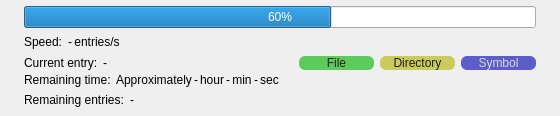
     <widget class="QWidget" name="mainPage">
      <property name="focusPolicy">
       <enum>Qt::ClickFocus</enum>
      </property>
      <layout class="QVBoxLayout" name="verticalLayout_9">
       <property name="spacing">
        <number>0</number>
       </property>
       <property name="leftMargin">
        <number>24</number>
       </property>
       <property name="topMargin">
        <number>6</number>
       </property>
       <property name="rightMargin">
        <number>24</number>
       </property>
       <property name="bottomMargin">
        <number>6</number>
       </property>
       <item>
        <widget class="QWidget" name="progressWgt" native="true">
         <property name="focusPolicy">
          <enum>Qt::ClickFocus</enum>
         </property>
         <layout class="QVBoxLayout" name="verticalLayout">
          <property name="spacing">
           <number>2</number>
          </property>
          <property name="leftMargin">
           <number>0</number>
          </property>
          <property name="topMargin">
           <number>0</number>
          </property>
          <property name="rightMargin">
           <number>0</number>
          </property>
          <property name="bottomMargin">
           <number>0</number>
          </property>
          <item>
           <widget class="QWidget" name="widget_3" native="true">
            <property name="focusPolicy">
             <enum>Qt::ClickFocus</enum>
            </property>
            <layout class="QHBoxLayout" name="horizontalLayout_6">
             <property name="leftMargin">
              <number>0</number>
             </property>
             <property name="topMargin">
              <number>0</number>
             </property>
             <property name="rightMargin">
              <number>0</number>
             </property>
             <property name="bottomMargin">
              <number>0</number>
             </property>
             <item>
              <widget class="QProgressBar" name="progressBar">
               <property name="sizePolicy">
                <sizepolicy hsizetype="Expanding" vsizetype="Preferred">
                 <horstretch>0</horstretch>
                 <verstretch>0</verstretch>
                </sizepolicy>
               </property>
               <property name="focusPolicy">
                <enum>Qt::ClickFocus</enum>
               </property>
               <property name="value">
                <number>60</number>
               </property>
               <property name="alignment">
                <set>Qt::AlignCenter</set>
               </property>
               <property name="format">
                <string>%p%</string>
               </property>
              </widget>
             </item>
            </layout>
           </widget>
          </item>
          <item>
           <widget class="QWidget" name="widget_2" native="true">
            <property name="sizePolicy">
             <sizepolicy hsizetype="Preferred" vsizetype="Fixed">
              <horstretch>0</horstretch>
              <verstretch>0</verstretch>
             </sizepolicy>
            </property>
            <property name="focusPolicy">
             <enum>Qt::ClickFocus</enum>
            </property>
            <layout class="QHBoxLayout" name="horizontalLayout_3">
             <property name="leftMargin">
              <number>0</number>
             </property>
             <property name="topMargin">
              <number>0</number>
             </property>
             <property name="rightMargin">
              <number>0</number>
             </property>
             <property name="bottomMargin">
              <number>0</number>
             </property>
             <item>
              <widget class="QWidget" name="widget_10" native="true">
               <property name="focusPolicy">
                <enum>Qt::ClickFocus</enum>
               </property>
               <layout class="QHBoxLayout" name="horizontalLayout_4">
                <property name="spacing">
                 <number>2</number>
                </property>
                <property name="leftMargin">
                 <number>0</number>
                </property>
                <property name="topMargin">
                 <number>0</number>
                </property>
                <property name="rightMargin">
                 <number>0</number>
                </property>
                <property name="bottomMargin">
                 <number>0</number>
                </property>
                <item>
                 <widget class="QLabel" name="speedText">
                  <property name="focusPolicy">
                   <enum>Qt::ClickFocus</enum>
                  </property>
                  <property name="text">
                   <string>Speed: </string>
                  </property>
                  <property name="textInteractionFlags">
                   <set>Qt::NoTextInteraction</set>
                  </property>
                 </widget>
                </item>
                <item>
                 <widget class="QLabel" name="speedValue">
                  <property name="focusPolicy">
                   <enum>Qt::ClickFocus</enum>
                  </property>
                  <property name="text">
                   <string>-</string>
                  </property>
                  <property name="textInteractionFlags">
                   <set>Qt::NoTextInteraction</set>
                  </property>
                 </widget>
                </item>
                <item>
                 <widget class="QLabel" name="speedUnitText">
                  <property name="focusPolicy">
                   <enum>Qt::ClickFocus</enum>
                  </property>
                  <property name="text">
                   <string>entries/s</string>
                  </property>
                  <property name="alignment">
                   <set>Qt::AlignCenter</set>
                  </property>
                  <property name="textInteractionFlags">
                   <set>Qt::NoTextInteraction</set>
                  </property>
                 </widget>
                </item>
               </layout>
              </widget>
             </item>
             <item>
              <spacer name="horizontalSpacer_2">
               <property name="orientation">
                <enum>Qt::Horizontal</enum>
               </property>
               <property name="sizeHint" stdset="0">
                <size>
                 <width>356</width>
                 <height>20</height>
                </size>
               </property>
              </spacer>
             </item>
             <item>
              <widget class="QWidget" name="widget_9" native="true">
               <property name="focusPolicy">
                <enum>Qt::ClickFocus</enum>
               </property>
               <layout class="QHBoxLayout" name="horizontalLayout_5">
                <property name="leftMargin">
                 <number>0</number>
                </property>
                <property name="topMargin">
                 <number>0</number>
                </property>
                <property name="rightMargin">
                 <number>0</number>
                </property>
                <property name="bottomMargin">
                 <number>0</number>
                </property>
                <item>
                 <widget class="QPushButton" name="pauseResumeBtn">
                  <property name="minimumSize">
                   <size>
                    <width>24</width>
                    <height>24</height>
                   </size>
                  </property>
                  <property name="maximumSize">
                   <size>
                    <width>24</width>
                    <height>24</height>
                   </size>
                  </property>
                  <property name="focusPolicy">
                   <enum>Qt::ClickFocus</enum>
                  </property>
                  <property name="styleSheet">
                   <string notr="true">QPushButton
{
	background: palette(button);
	border: 2px solid transparent;
	border-radius: 2px;
}

QPushButton:default
{
	background: rgb(150,188,218);
	color: rgb(0, 0, 0);
	border-radius: 3px;
}

QPushButton:hover
{
	border: 2px solid rgb(120,170,210);
	border-radius: 3px;
}

QPushButton:pressed
{
	border: 2px solid transparent;
	background: rgb(187,209,227);
	border-radius: 3px;
}</string>
                  </property>
                  <property name="icon">
                   <iconset resource="../../resources/app.qrc">
                    <normaloff>:/icons/pause.ico</normaloff>:/icons/pause.ico</iconset>
                  </property>
                  <property name="flat">
                   <bool>true</bool>
                  </property>
                 </widget>
                </item>
                <item>
                 <widget class="QPushButton" name="cancelBtn">
                  <property name="minimumSize">
                   <size>
                    <width>24</width>
                    <height>24</height>
                   </size>
                  </property>
                  <property name="maximumSize">
                   <size>
                    <width>24</width>
                    <height>24</height>
                   </size>
                  </property>
                  <property name="focusPolicy">
                   <enum>Qt::ClickFocus</enum>
                  </property>
                  <property name="styleSheet">
                   <string notr="true">QPushButton
{
	background: palette(button);
	border: 2px solid transparent;
	border-radius: 2px;
}

QPushButton:default
{
	background: rgb(150,188,218);
	color: rgb(0, 0, 0);
	border-radius: 3px;
}

QPushButton:hover
{
	border: 2px solid rgb(120,170,210);
	border-radius: 3px;
}

QPushButton:pressed
{
	border: 2px solid transparent;
	background: rgb(187,209,227);
	border-radius: 3px;
}</string>
                  </property>
                  <property name="icon">
                   <iconset resource="../../resources/app.qrc">
                    <normaloff>:/icons/cancel.ico</normaloff>:/icons/cancel.ico</iconset>
                  </property>
                  <property name="flat">
                   <bool>true</bool>
                  </property>
                 </widget>
                </item>
               </layout>
              </widget>
             </item>
            </layout>
           </widget>
          </item>
          <item>
           <widget class="QWidget" name="widget_4" native="true">
            <property name="focusPolicy">
             <enum>Qt::ClickFocus</enum>
            </property>
            <layout class="QVBoxLayout" name="verticalLayout_3">
             <property name="spacing">
              <number>0</number>
             </property>
             <property name="leftMargin">
              <number>0</number>
             </property>
             <property name="topMargin">
              <number>0</number>
             </property>
             <property name="rightMargin">
              <number>0</number>
             </property>
             <property name="bottomMargin">
              <number>0</number>
             </property>
             <item>
              <widget class="QWidget" name="widget_5" native="true">
               <property name="focusPolicy">
                <enum>Qt::ClickFocus</enum>
               </property>
               <layout class="QHBoxLayout" name="horizontalLayout_7">
                <property name="leftMargin">
                 <number>0</number>
                </property>
                <property name="topMargin">
                 <number>0</number>
                </property>
                <property name="rightMargin">
                 <number>0</number>
                </property>
                <property name="bottomMargin">
                 <number>0</number>
                </property>
                <item>
                 <widget class="QWidget" name="widget_13" native="true">
                  <property name="focusPolicy">
                   <enum>Qt::ClickFocus</enum>
                  </property>
                  <layout class="QHBoxLayout" name="horizontalLayout_11">
                   <property name="spacing">
                    <number>2</number>
                   </property>
                   <property name="leftMargin">
                    <number>0</number>
                   </property>
                   <property name="topMargin">
                    <number>0</number>
                   </property>
                   <property name="rightMargin">
                    <number>0</number>
                   </property>
                   <property name="bottomMargin">
                    <number>0</number>
                   </property>
                   <item>
                    <widget class="QLabel" name="currentEntryText">
                     <property name="sizePolicy">
                      <sizepolicy hsizetype="Fixed" vsizetype="Preferred">
                       <horstretch>0</horstretch>
                       <verstretch>0</verstretch>
                      </sizepolicy>
                     </property>
                     <property name="focusPolicy">
                      <enum>Qt::ClickFocus</enum>
                     </property>
                     <property name="text">
                      <string>Current entry: </string>
                     </property>
                     <property name="textInteractionFlags">
                      <set>Qt::NoTextInteraction</set>
                     </property>
                    </widget>
                   </item>
                   <item>
                    <widget class="QLabel" name="currentEntryValue">
                     <property name="sizePolicy">
                      <sizepolicy hsizetype="Expanding" vsizetype="Preferred">
                       <horstretch>0</horstretch>
                       <verstretch>0</verstretch>
                      </sizepolicy>
                     </property>
                     <property name="font">
                      <font>
                       <stylestrategy>PreferAntialias</stylestrategy>
                      </font>
                     </property>
                     <property name="focusPolicy">
                      <enum>Qt::ClickFocus</enum>
                     </property>
                     <property name="text">
                      <string>-</string>
                     </property>
                     <property name="textInteractionFlags">
                      <set>Qt::NoTextInteraction</set>
                     </property>
                    </widget>
                   </item>
                  </layout>
                 </widget>
                </item>
                <item>
                 <widget class="QWidget" name="widget_12" native="true">
                  <property name="focusPolicy">
                   <enum>Qt::ClickFocus</enum>
                  </property>
                  <layout class="QHBoxLayout" name="horizontalLayout_10">
                   <property name="leftMargin">
                    <number>0</number>
                   </property>
                   <property name="topMargin">
                    <number>0</number>
                   </property>
                   <property name="rightMargin">
                    <number>0</number>
                   </property>
                   <property name="bottomMargin">
                    <number>0</number>
                   </property>
                   <item>
                    <widget class="QLabel" name="fileText">
                     <property name="minimumSize">
                      <size>
                       <width>75</width>
                       <height>0</height>
                      </size>
                     </property>
                     <property name="maximumSize">
                      <size>
                       <width>75</width>
                       <height>16777215</height>
                      </size>
                     </property>
                     <property name="font">
                      <font>
                       <stylestrategy>PreferAntialias</stylestrategy>
                      </font>
                     </property>
                     <property name="focusPolicy">
                      <enum>Qt::ClickFocus</enum>
                     </property>
                     <property name="styleSheet">
                      <string notr="true">background-color: rgba(0, 178, 0, 156);
color: rgb(36, 36, 36);
border-radius: 6px;</string>
                     </property>
                     <property name="text">
                      <string>File</string>
                     </property>
                     <property name="alignment">
                      <set>Qt::AlignCenter</set>
                     </property>
                     <property name="textInteractionFlags">
                      <set>Qt::NoTextInteraction</set>
                     </property>
                    </widget>
                   </item>
                   <item>
                    <widget class="QLabel" name="directoryText">
                     <property name="minimumSize">
                      <size>
                       <width>75</width>
                       <height>0</height>
                      </size>
                     </property>
                     <property name="maximumSize">
                      <size>
                       <width>75</width>
                       <height>16777215</height>
                      </size>
                     </property>
                     <property name="font">
                      <font>
                       <stylestrategy>PreferAntialias</stylestrategy>
                      </font>
                     </property>
                     <property name="focusPolicy">
                      <enum>Qt::ClickFocus</enum>
                     </property>
                     <property name="styleSheet">
                      <string notr="true">background-color: rgba(178, 178, 0, 156);
color: rgb(32, 32, 32);
border-radius: 6px;</string>
                     </property>
                     <property name="text">
                      <string>Directory</string>
                     </property>
                     <property name="alignment">
                      <set>Qt::AlignCenter</set>
                     </property>
                     <property name="textInteractionFlags">
                      <set>Qt::NoTextInteraction</set>
                     </property>
                    </widget>
                   </item>
                   <item>
                    <widget class="QLabel" name="symbolText">
                     <property name="minimumSize">
                      <size>
                       <width>75</width>
                       <height>0</height>
                      </size>
                     </property>
                     <property name="maximumSize">
                      <size>
                       <width>75</width>
                       <height>16777215</height>
                      </size>
                     </property>
                     <property name="font">
                      <font>
                       <stylestrategy>PreferAntialias</stylestrategy>
                      </font>
                     </property>
                     <property name="focusPolicy">
                      <enum>Qt::ClickFocus</enum>
                     </property>
                     <property name="styleSheet">
                      <string notr="true">background-color: rgba(0, 0, 178, 156);
color: rgb(216, 216, 216);
border-radius: 6px;</string>
                     </property>
                     <property name="text">
                      <string>Symbol</string>
                     </property>
                     <property name="alignment">
                      <set>Qt::AlignCenter</set>
                     </property>
                     <property name="textInteractionFlags">
                      <set>Qt::NoTextInteraction</set>
                     </property>
                    </widget>
                   </item>
                  </layout>
                 </widget>
                </item>
               </layout>
              </widget>
             </item>
             <item>
              <widget class="QWidget" name="widget_6" native="true">
               <property name="focusPolicy">
                <enum>Qt::ClickFocus</enum>
               </property>
               <layout class="QHBoxLayout" name="horizontalLayout_8">
                <property name="spacing">
                 <number>2</number>
                </property>
                <property name="leftMargin">
                 <number>0</number>
                </property>
                <property name="topMargin">
                 <number>0</number>
                </property>
                <property name="rightMargin">
                 <number>0</number>
                </property>
                <property name="bottomMargin">
                 <number>0</number>
                </property>
                <item>
                 <widget class="QWidget" name="widget_14" native="true">
                  <property name="focusPolicy">
                   <enum>Qt::ClickFocus</enum>
                  </property>
                  <layout class="QHBoxLayout" name="horizontalLayout_13">
                   <property name="spacing">
                    <number>2</number>
                   </property>
                   <property name="leftMargin">
                    <number>0</number>
                   </property>
                   <property name="topMargin">
                    <number>0</number>
                   </property>
                   <property name="rightMargin">
                    <number>0</number>
                   </property>
                   <property name="bottomMargin">
                    <number>0</number>
                   </property>
                   <item>
                    <widget class="QLabel" name="remainingTimeText">
                     <property name="focusPolicy">
                      <enum>Qt::ClickFocus</enum>
                     </property>
                     <property name="text">
                      <string>Remaining time: </string>
                     </property>
                     <property name="textInteractionFlags">
                      <set>Qt::NoTextInteraction</set>
                     </property>
                    </widget>
                   </item>
                   <item>
                    <widget class="QLabel" name="approximatelyText">
                     <property name="focusPolicy">
                      <enum>Qt::ClickFocus</enum>
                     </property>
                     <property name="text">
                      <string>Approximately</string>
                     </property>
                     <property name="textInteractionFlags">
                      <set>Qt::NoTextInteraction</set>
                     </property>
                    </widget>
                   </item>
                  </layout>
                 </widget>
                </item>
                <item>
                 <widget class="QWidget" name="widget_8" native="true">
                  <property name="focusPolicy">
                   <enum>Qt::ClickFocus</enum>
                  </property>
                  <layout class="QHBoxLayout" name="horizontalLayout_12">
                   <property name="spacing">
                    <number>2</number>
                   </property>
                   <property name="leftMargin">
                    <number>0</number>
                   </property>
                   <property name="topMargin">
                    <number>0</number>
                   </property>
                   <property name="rightMargin">
                    <number>0</number>
                   </property>
                   <property name="bottomMargin">
                    <number>0</number>
                   </property>
                   <item>
                    <widget class="QLabel" name="remainingTimeHourValue">
                     <property name="focusPolicy">
                      <enum>Qt::ClickFocus</enum>
                     </property>
                     <property name="text">
                      <string>-</string>
                     </property>
                     <property name="textInteractionFlags">
                      <set>Qt::NoTextInteraction</set>
                     </property>
                    </widget>
                   </item>
                   <item>
                    <widget class="QLabel" name="hourUnitText">
                     <property name="focusPolicy">
                      <enum>Qt::ClickFocus</enum>
                     </property>
                     <property name="text">
                      <string>hour</string>
                     </property>
                     <property name="alignment">
                      <set>Qt::AlignCenter</set>
                     </property>
                     <property name="textInteractionFlags">
                      <set>Qt::NoTextInteraction</set>
                     </property>
                    </widget>
                   </item>
                   <item>
                    <widget class="QLabel" name="remainingTimeMinValue">
                     <property name="focusPolicy">
                      <enum>Qt::ClickFocus</enum>
                     </property>
                     <property name="text">
                      <string>-</string>
                     </property>
                     <property name="textInteractionFlags">
                      <set>Qt::NoTextInteraction</set>
                     </property>
                    </widget>
                   </item>
                   <item>
                    <widget class="QLabel" name="minUnitText">
                     <property name="focusPolicy">
                      <enum>Qt::ClickFocus</enum>
                     </property>
                     <property name="text">
                      <string>min</string>
                     </property>
                     <property name="alignment">
                      <set>Qt::AlignCenter</set>
                     </property>
                     <property name="textInteractionFlags">
                      <set>Qt::NoTextInteraction</set>
                     </property>
                    </widget>
                   </item>
                   <item>
                    <widget class="QLabel" name="remainingTimeSecValue">
                     <property name="focusPolicy">
                      <enum>Qt::ClickFocus</enum>
                     </property>
                     <property name="text">
                      <string>-</string>
                     </property>
                     <property name="textInteractionFlags">
                      <set>Qt::NoTextInteraction</set>
                     </property>
                    </widget>
                   </item>
                   <item>
                    <widget class="QLabel" name="secUnitText">
                     <property name="focusPolicy">
                      <enum>Qt::ClickFocus</enum>
                     </property>
                     <property name="text">
                      <string>sec</string>
                     </property>
                     <property name="alignment">
                      <set>Qt::AlignCenter</set>
                     </property>
                     <property name="textInteractionFlags">
                      <set>Qt::NoTextInteraction</set>
                     </property>
                    </widget>
                   </item>
                  </layout>
                 </widget>
                </item>
                <item>
                 <spacer name="horizontalSpacer_5">
                  <property name="orientation">
                   <enum>Qt::Horizontal</enum>
                  </property>
                  <property name="sizeHint" stdset="0">
                   <size>
                    <width>40</width>
                    <height>20</height>
                   </size>
                  </property>
                 </spacer>
                </item>
               </layout>
              </widget>
             </item>
             <item>
              <widget class="QWidget" name="widget_7" native="true">
               <property name="focusPolicy">
                <enum>Qt::ClickFocus</enum>
               </property>
               <layout class="QHBoxLayout" name="horizontalLayout_9">
                <property name="leftMargin">
                 <number>0</number>
                </property>
                <property name="topMargin">
                 <number>0</number>
                </property>
                <property name="rightMargin">
                 <number>0</number>
                </property>
                <property name="bottomMargin">
                 <number>0</number>
                </property>
                <item>
                 <widget class="QWidget" name="widget_15" native="true">
                  <property name="focusPolicy">
                   <enum>Qt::ClickFocus</enum>
                  </property>
                  <layout class="QHBoxLayout" name="horizontalLayout_14">
                   <property name="spacing">
                    <number>2</number>
                   </property>
                   <property name="leftMargin">
                    <number>0</number>
                   </property>
                   <property name="topMargin">
                    <number>0</number>
                   </property>
                   <property name="rightMargin">
                    <number>0</number>
                   </property>
                   <property name="bottomMargin">
                    <number>0</number>
                   </property>
                   <item>
                    <widget class="QLabel" name="remainingEntriesText">
                     <property name="focusPolicy">
                      <enum>Qt::ClickFocus</enum>
                     </property>
                     <property name="text">
                      <string>Remaining entries: </string>
                     </property>
                     <property name="textInteractionFlags">
                      <set>Qt::NoTextInteraction</set>
                     </property>
                    </widget>
                   </item>
                   <item>
                    <widget class="QLabel" name="remainingEntriesValue">
                     <property name="focusPolicy">
                      <enum>Qt::ClickFocus</enum>
                     </property>
                     <property name="text">
                      <string>-</string>
                     </property>
                     <property name="textInteractionFlags">
                      <set>Qt::NoTextInteraction</set>
                     </property>
                    </widget>
                   </item>
                  </layout>
                 </widget>
                </item>
                <item>
                 <spacer name="horizontalSpacer_3">
                  <property name="orientation">
                   <enum>Qt::Horizontal</enum>
                  </property>
                  <property name="sizeHint" stdset="0">
                   <size>
                    <width>40</width>
                    <height>20</height>
                   </size>
                  </property>
                 </spacer>
                </item>
               </layout>
              </widget>
             </item>
            </layout>
           </widget>
          </item>
         </layout>
        </widget>
       </item>
      </layout>
     </widget>
